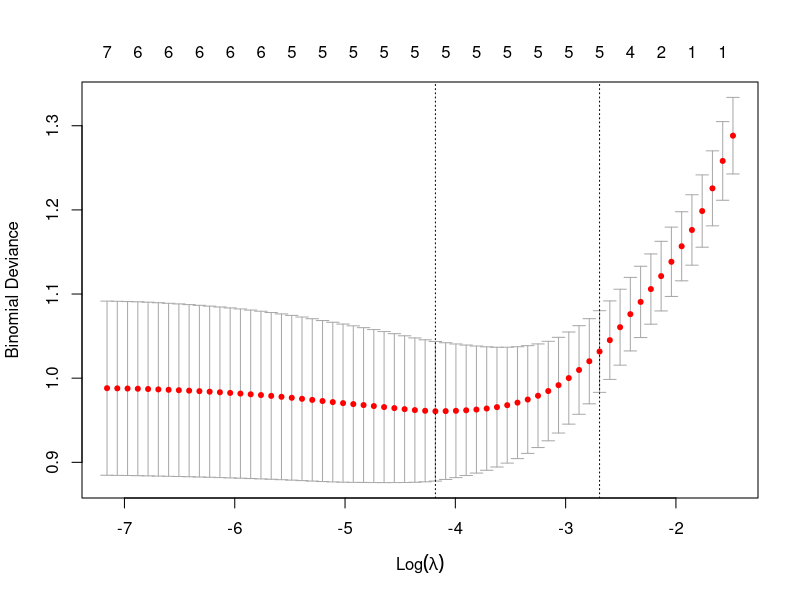

Source code (R): (Note: this script raises an error after producing the figure.)
## ---- chunk 1
#| include: true
#| echo: false
suppressPackageStartupMessages(library(MASS))
suppressPackageStartupMessages(library(knitr))
suppressPackageStartupMessages(library(glmnet))
knitr::opts_chunk$set(echo = FALSE, message=FALSE,warning = FALSE, error = FALSE)
## ---- chunk 2
#| echo: FALSE
#| error: FALSE
#| warning: FALSE

Pima.tr$diabetes=as.numeric(Pima.tr$type)-1
Pima.te$diabetes=as.numeric(Pima.te$type)-1
train=Pima.tr[,c(1:7,9)]
test=Pima.te[,c(1:7,9)]
colnames(test)=colnames(Pima.te)[c(1:7,9)]

# logistic lasso
xs=model.matrix(~.-diabetes,data=train)[,-1] 
xstest=model.matrix(~.-diabetes,data=test)[,-1] 
fitlasso=glmnet(xs,train$diabetes,family=binomial(link="logit"))
cvlasso=cv.glmnet(x=xs,y=train$diabetes,family="binomial")
plot(cvlasso)
## ---- chunk 3
#| out.width: "100%"
#| fig.align: "left"
#| fig.show: "hold"
include_graphics("ESLfig78.png")
